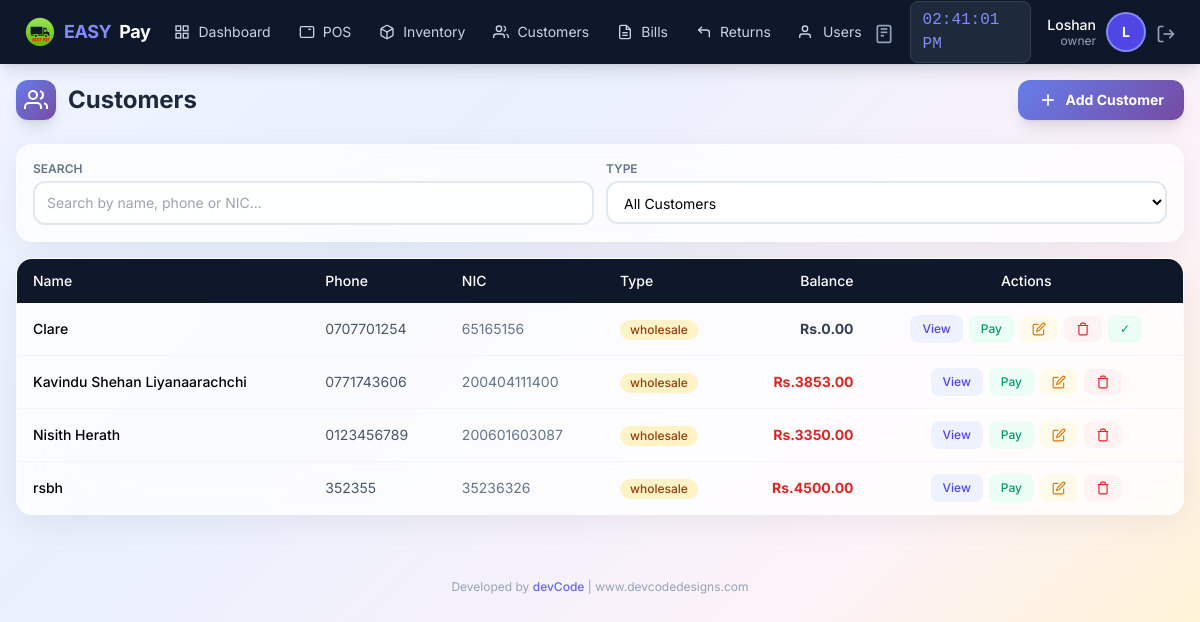
/customer/list (signed in), run on an earlier commit of the app's database.
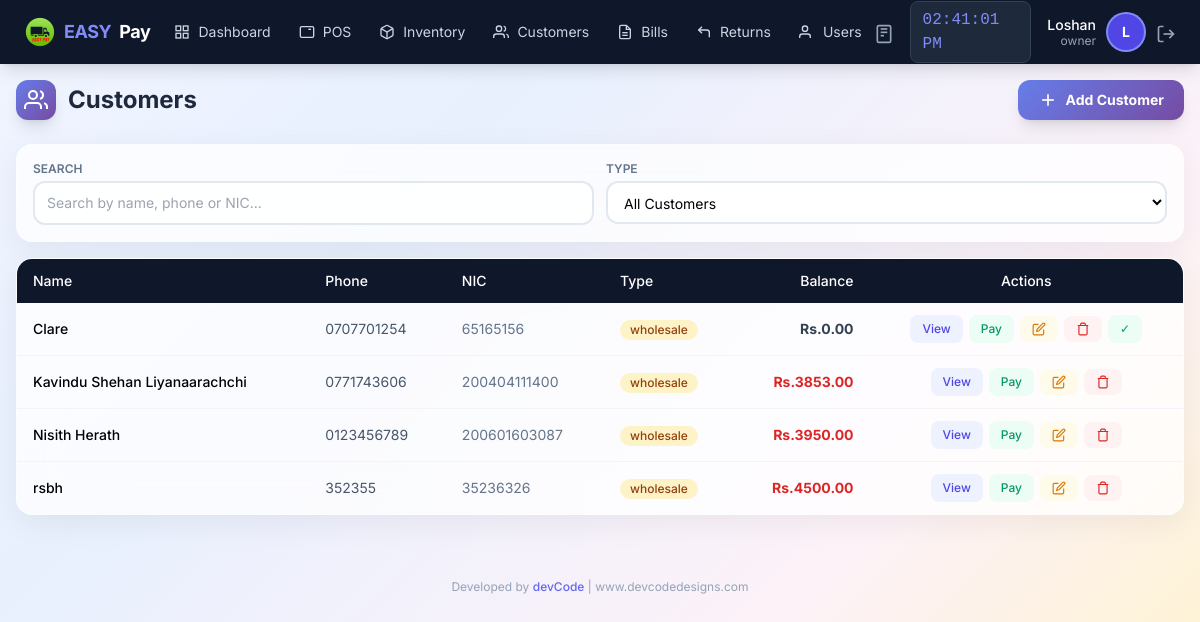
And on a later commit of the database.
### app/models/user.py (models this page shows, shortened)
class User(UserMixin, db.Model):
    __tablename__ = 'users'
    id = db.Column(db.Integer, primary_key=True)
    username = db.Column(db.String(50), unique=True, nullable=False)
    email = db.Column(db.String(120), unique=True, nullable=False)
    password_hash = db.Column(db.String(255), nullable=False)
    role = db.Column(db.String(20), default='staff')  # owner, manager, staff
    is_active = db.Column(db.Boolean, default=True)
    created_at = db.Column(db.DateTime, default=datetime.now)
    last_login = db.Column(db.DateTime)
    orders = db.relationship('Order', backref='cashier_rel', lazy=True, foreign_keys='Order.user_id')

### app/models/customer.py (models this page shows, shortened)
class Customer(db.Model):
    __tablename__ = 'customers'
    id = db.Column(db.Integer, primary_key=True)
    name = db.Column(db.String(100), nullable=False)
    phone = db.Column(db.String(20), unique=True, nullable=False)
    email = db.Column(db.String(120))
    address = db.Column(db.Text)
    nic = db.Column(db.String(20), unique=True, nullable=False)  # National ID Card - mandatory & unique
    customer_type = db.Column(db.String(20), default='retail')
    balance = db.Column(db.Float, default=0.0)
    total_purchases = db.Column(db.Float, default=0.0)
    total_paid = db.Column(db.Float, default=0.0)
    is_active = db.Column(db.Boolean, default=True)
    notes = db.Column(db.Text)
    created_at = db.Column(db.DateTime, default=datetime.now)
    updated_at = db.Column(db.DateTime, default=datetime.now, onupdate=datetime.now)
    orders = db.relationship('Order', backref='customer_rel', lazy=True)
    payments = db.relationship('Payment', backref='customer_rel', lazy=True)

### app/routes/customer.py (the view)
@customer_bp.route('/list')
@login_required
def list_customers():
    customers = Customer.query.filter_by(is_active=True).order_by(Customer.customer_type, Customer.name).all()
    return render_template('customer/list.html', customers=customers)

### app/templates/customer/list.html (shortened to what this page needs)
{% extends "base.html" %}
{% block content %}
<div class="max-w-7xl mx-auto px-2 sm:px-4 py-3 sm:py-4">
    <div class="flex flex-col sm:flex-row justify-between items-start sm:items-center gap-2 sm:gap-3 mb-4 sm:mb-6">
        <h1 class="text-lg sm:text-2xl font-bold text-slate-800 flex items-center gap-2 sm:gap-3">
            <span class="w-8 h-8 sm:w-10 sm:h-10 gradient-indigo rounded-lg sm:rounded-xl flex items-center justify-center shadow-lg flex-shrink-0">
                <svg class="w-4 h-4 sm:w-6 sm:h-6 text-white" viewBox="0 0 24 24" fill="none" stroke="currentColor" stroke-width="2">
                    <path d="M17 21v-2a4 4 0 0 0-4-4H5a4 4 0 0 0-4 4v2"></path>
                    <circle cx="9" cy="7" r="4"></circle>
                    <path d="M23 21v-2a4 4 0 0 0-3-3.87"></path>
                    <path d="M16 3.13a4 4 0 0 1 0 7.75"></path>
                </svg>
            </span>
            <span class="xs:hidden">Customers</span>
        </h1>
        <button onclick="showAddCustomer()" class="gradient-indigo text-white px-3 sm:px-5 py-2 sm:py-2.5 rounded-xl font-bold hover:opacity-90 transition flex items-center gap-1.5 sm:gap-2 shadow-lg text-xs sm:text-sm w-full sm:w-auto justify-center">
            <svg class="w-4 h-4 sm:w-5 sm:h-5" viewBox="0 0 24 24" fill="none" stroke="currentColor" stroke-width="2">
                <line x1="12" y1="5" x2="12" y2="19"></line>
                <line x1="5" y1="12" x2="19" y2="12"></line>
            </svg>
            Add Customer
        </button>
    </div>
    <div class="glass-card rounded-xl sm:rounded-2xl p-3 sm:p-4 mb-3 sm:mb-4">
        <div class="grid grid-cols-1 sm:grid-cols-2 gap-2 sm:gap-3">
            <div>
                <label class="block text-[10px] sm:text-xs font-semibold text-slate-500 uppercase mb-1">Search</label>
                <input type="text" id="custSearch" class="w-full border-2 border-slate-200 rounded-lg sm:rounded-xl px-2 sm:px-3 py-1.5 sm:py-2.5 text-xs sm:text-sm bg-white/80 focus:border-indigo-400 focus:outline-none"
                       placeholder="Search by name, phone or NIC..." onkeyup="filterTable()">
            </div>
            <div>
                <label class="block text-[10px] sm:text-xs font-semibold text-slate-500 uppercase mb-1">Type</label>
                <select id="typeFilter" class="w-full border-2 border-slate-200 rounded-lg sm:rounded-xl px-2 sm:px-3 py-1.5 sm:py-2.5 text-xs sm:text-sm bg-white/80 focus:border-indigo-400 focus:outline-none" onchange="filterTable()">
                    <option value="all">All Customers</option>
                </select>
            </div>
        </div>
    </div>
    <div class="hidden lg:block glass-card rounded-2xl overflow-hidden">
        <div class="overflow-x-auto">
            <table class="w-full text-sm" id="custTable">
                <thead>
                    <tr class="bg-slate-900 text-white">
                        <th class="px-4 py-3 text-left font-medium">Name</th>
                        <th class="px-4 py-3 text-left font-medium">Phone</th>
                        <th class="px-4 py-3 text-left font-medium">NIC</th>
                        <th class="px-4 py-3 text-left font-medium">Type</th>
                        <th class="px-4 py-3 text-right font-medium">Balance</th>
                        <th class="px-4 py-3 text-center font-medium">Actions</th>
                    </tr>
                </thead>
                <tbody class="divide-y divide-slate-100">
                    {% for customer in customers %}
                    <tr class="hover:bg-slate-50 transition customer-row" data-type="{{ customer.customer_type }}">
                        <td class="px-4 py-3 font-medium">{{ customer.name }}</td>
                        <td class="px-4 py-3 text-slate-600">{{ customer.phone }}</td>
                        <td class="px-4 py-3 text-slate-500">{{ customer.nic or '-' }}</td>
                        <td class="px-4 py-3">
                            <span class="inline-flex items-center px-2.5 py-0.5 rounded-full text-xs font-medium {{ 'bg-amber-100 text-amber-800' if customer.customer_type == 'wholesale' else 'bg-blue-100 text-blue-800' }}">
                                {{ customer.customer_type }}
                            </span>
                        </td>
                        <td class="px-4 py-3 text-right font-bold {{ 'text-red-600' if customer.balance > 0 else 'text-slate-700' }}">Rs.{{ "%.2f"|format(customer.balance) }}</td>
                        <td class="px-4 py-3">
                            <div class="flex items-center justify-center gap-1.5">
                                <button onclick="viewCustomer({{ customer.id }})" class="px-3 py-1.5 bg-indigo-50 text-indigo-600 text-xs font-medium rounded-lg hover:bg-indigo-100">View</button>
                                <button onclick="showPayment({{ customer.id }}, '{{ customer.name }}', {{ customer.balance }})" class="px-3 py-1.5 bg-emerald-50 text-emerald-600 text-xs font-medium rounded-lg hover:bg-emerald-100">Pay</button>
                                {% if current_user.role in ['owner','manager'] %}
                                <button onclick="editCustomer({{ customer.id }})" class="px-3 py-1.5 bg-amber-50 text-amber-600 text-xs font-medium rounded-lg hover:bg-amber-100">
                                    <svg class="w-3.5 h-3.5" viewBox="0 0 24 24" fill="none" stroke="currentColor" stroke-width="2"><path d="M11 4H4a2 2 0 0 0-2 2v14a2 2 0 0 0 2 2h14a2 2 0 0 0 2-2v-7"></path><path d="M18.5 2.5a2.121 2.121 0 0 1 3 3L12 15l-4 1 1-4 9.5-9.5z"></path></svg>
                                </button>
                                {% endif %}
                                {% if current_user.role in ['owner','manager'] %}
                                <button onclick="confirmDelete({{ customer.id }}, '{{ customer.name }}')" class="px-3 py-1.5 bg-red-50 text-red-600 text-xs font-medium rounded-lg hover:bg-red-100">
                                    <svg class="w-3.5 h-3.5" viewBox="0 0 24 24" fill="none" stroke="currentColor" stroke-width="2"><polyline points="3 6 5 6 21 6"></polyline><path d="M19 6v14a2 2 0 0 1-2 2H7a2 2 0 0 1-2-2V6m3 0V4a2 2 0 0 1 2-2h4a2 2 0 0 1 2 2v2"></path></svg>
                                </button>
                                {% if customer.balance == 0 %}
                                <button onclick="confirmSettle({{ customer.id }}, '{{ customer.name }}')" class="px-3 py-1.5 bg-emerald-50 text-emerald-600 text-xs font-medium rounded-lg hover:bg-emerald-100" title="Settle pending orders">✓</button>
                                {% endif %}
                                {% endif %}
                            </div>
                        </td>
                    </tr>
                    {% else %}
                    <tr><td colspan="6" class="px-4 py-8 text-center text-slate-400">No customers found</td></tr>
                    {% endfor %}
                </tbody>
            </table>
        </div>
    </div>
</div>
{% endblock %}

### app/templates/base.html (shortened to what this page needs)
<!DOCTYPE html>
<html lang="en">
<head>
    <script src="https://cdn.tailwindcss.com"></script>
</head>
<body class="bg-slate-100 min-h-screen">
    <nav class="bg-slate-900 text-white shadow-lg fixed top-0 left-0 right-0 z-50">
        <div class="flex justify-between items-center px-4 lg:px-6 h-16">
            <div class="flex items-center gap-6">
                <a href="{{ url_for('pos.dashboard') }}" class="flex items-center gap-2 text-lg font-bold tracking-tight">
                    <img src="{{ url_for('static', filename='img/easypay-logo.png') }}"
                        alt="EASY PAY"
                        class="w-8 h-8 object-contain">
                    <span class="text-indigo-400">EASY</span>Pay
                </a>
                {% if current_user.is_authenticated %}
                <div class="hidden lg:flex items-center gap-1 ml-4">
                    <a href="{{ url_for('pos.dashboard') }}" class="nav-link px-3 py-2 text-sm text-slate-300 hover:text-white flex items-center gap-2">
                        <svg class="icon-sm" viewBox="0 0 24 24" fill="none" stroke="currentColor" stroke-width="2">
                            <rect x="3" y="3" width="7" height="7"></rect><rect x="14" y="3" width="7" height="7"></rect>
                            <rect x="14" y="14" width="7" height="7"></rect><rect x="3" y="14" width="7" height="7"></rect>
                        </svg>
                        Dashboard
                    </a>
                    <a href="{{ url_for('pos.terminal') }}" class="nav-link px-3 py-2 text-sm text-slate-300 hover:text-white flex items-center gap-2">
                        <svg class="icon-sm" viewBox="0 0 24 24" fill="none" stroke="currentColor" stroke-width="2">
                            <rect x="2" y="4" width="20" height="16" rx="2"></rect>
                            <line x1="6" y1="8" x2="6" y2="8"></line><line x1="10" y1="8" x2="10" y2="8"></line>
                            <line x1="14" y1="8" x2="18" y2="8"></line>
                        </svg>
                        POS
                    </a>
                    {% if current_user.role in ['owner','manager','reviewer'] %}
                    <a href="{{ url_for('inventory.manage') }}" class="nav-link px-3 py-2 text-sm text-slate-300 hover:text-white flex items-center gap-2">
                        Inventory
                    </a>
                    {% endif %}
                    <a href="{{ url_for('customer.list_customers') }}" class="nav-link px-3 py-2 text-sm text-slate-300 hover:text-white flex items-center gap-2">
                        <svg class="icon-sm" viewBox="0 0 24 24" fill="none" stroke="currentColor" stroke-width="2">
                            <path d="M17 21v-2a4 4 0 0 0-4-4H5a4 4 0 0 0-4 4v2"></path>
                            <circle cx="9" cy="7" r="4"></circle>
                            <path d="M23 21v-2a4 4 0 0 0-3-3.87"></path>
                            <path d="M16 3.13a4 4 0 0 1 0 7.75"></path>
                        </svg>
                        Customers
                    </a>
                    <a href="{{ url_for('pos.bills') }}" class="nav-link px-3 py-2 text-sm text-slate-300 hover:text-white flex items-center gap-2">
                        <svg class="icon-sm" viewBox="0 0 24 24" fill="none" stroke="currentColor" stroke-width="2">
                            <path d="M14 2H6a2 2 0 0 0-2 2v16a2 2 0 0 0 2 2h12a2 2 0 0 0 2-2V8z"></path>
                            <polyline points="14 2 14 8 20 8"></polyline>
                            <line x1="16" y1="13" x2="8" y2="13"></line><line x1="16" y1="17" x2="8" y2="17"></line>
                        </svg>
                        Bills
                    </a>
                    <a href="{{ url_for('pos.returns') }}" class="nav-link px-3 py-2 text-sm text-slate-300 hover:text-white flex items-center gap-2">
                        <svg class="icon-sm" viewBox="0 0 24 24" fill="none" stroke="currentColor" stroke-width="2">
                            <polyline points="9 14 4 9 9 4"></polyline>
                            <path d="M20 20v-7a4 4 0 0 0-4-4H4"></path>
                        </svg>
                        Returns
                    </a>
                    {% if current_user.role in ['owner','reviewer'] %}
                    <a href="{{ url_for('auth.manage_users') }}" class="nav-link px-3 py-2 text-sm text-slate-300 hover:text-white flex items-center gap-2">
                        <svg class="icon-sm" viewBox="0 0 24 24" fill="none" stroke="currentColor" stroke-width="2">
                            <path d="M17 21v-2a4 4 0 0 0-4-4H5a4 4 0 0 0-4 4v2"></path>
                            <circle cx="9" cy="7" r="4"></circle>
                        </svg>
                        Users
                    </a>
                    {% endif %}
                </div>
                {% endif %}
            </div>
            {% if current_user.is_authenticated %}
            <div class="flex items-center gap-4">
                <a href="calc:" class="text-slate-400 hover:text-indigo-400 transition" title="Calculator">
                    <svg class="icon" viewBox="0 0 24 24" fill="none" stroke="currentColor" stroke-width="2">
                        <rect x="4" y="2" width="16" height="20" rx="2"></rect>
                        <line x1="8" y1="6" x2="16" y2="6"></line>
                        <line x1="8" y1="10" x2="16" y2="10"></line>
                        <line x1="8" y1="14" x2="12" y2="14"></line>
                    </svg>
                </a>
                <span id="liveClock" class="hidden sm:block text-base font-mono bg-slate-800 px-3 py-1.5 rounded-lg text-indigo-400 border border-slate-700"></span>
                <div class="flex items-center gap-3">
                    <div class="hidden sm:block text-right">
                        <p class="text-sm font-medium leading-tight">{{ current_user.username|capitalize }}</p>
                        <p class="text-xs text-slate-400 leading-tight">{{ current_user.role }}</p>
                    </div>
                    <div class="w-9 h-9 bg-indigo-600 rounded-full flex items-center justify-center text-sm font-bold ring-2 ring-indigo-400">
                        {{ current_user.username[0]|upper }}
                    </div>
                    <a href="{{ url_for('auth.logout') }}" class="text-slate-400 hover:text-red-400 transition" title="Logout">
                        <svg class="icon" viewBox="0 0 24 24" fill="none" stroke="currentColor" stroke-width="2">
                            <path d="M9 21H5a2 2 0 0 1-2-2V5a2 2 0 0 1 2-2h4"></path>
                            <polyline points="16 17 21 12 16 7"></polyline>
                            <line x1="21" y1="12" x2="9" y2="12"></line>
                        </svg>
                    </a>
                </div>
            </div>
            {% endif %}
        </div>
    </nav>
    <div class="pt-16 pb-20 lg:pb-4">
        {% block content %}{% endblock %}
        <footer class="max-w-7xl mx-auto px-4 py-4 text-center text-xs text-slate-400 mt-8">
            Developed by <a href="https://www.devcodedesigns.com" target="_blank" class="text-indigo-500 hover:text-indigo-700 font-medium">devCode</a> | www.devcodedesigns.com
        </footer>
    </div>
</body>
</html>

What changed in the data, as far as the page shows it:
changed Customer "Nisith Herath": balance "3350.00" → "3950.00"
